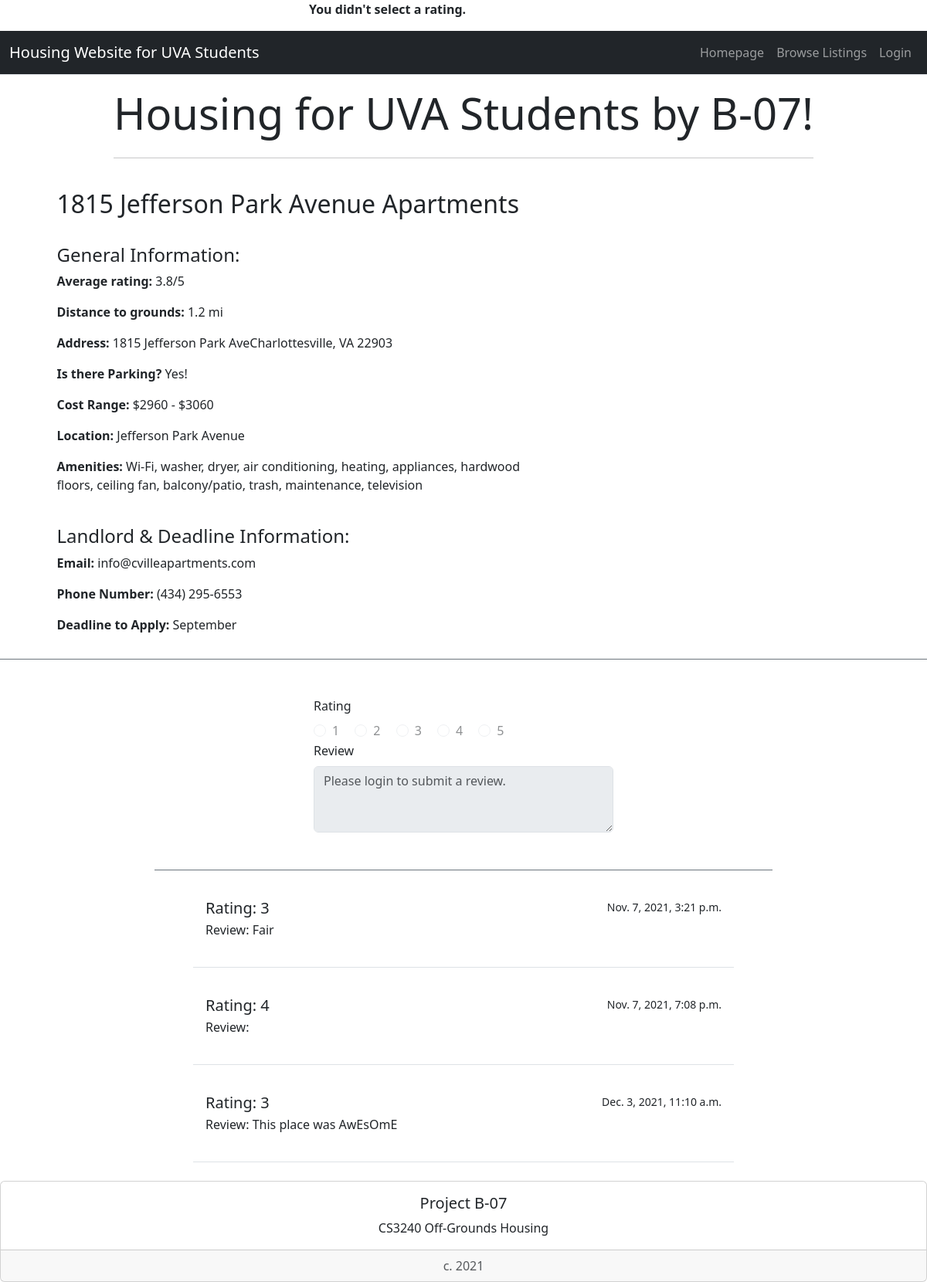
The app's page /housing/7/review_submit/, older data.
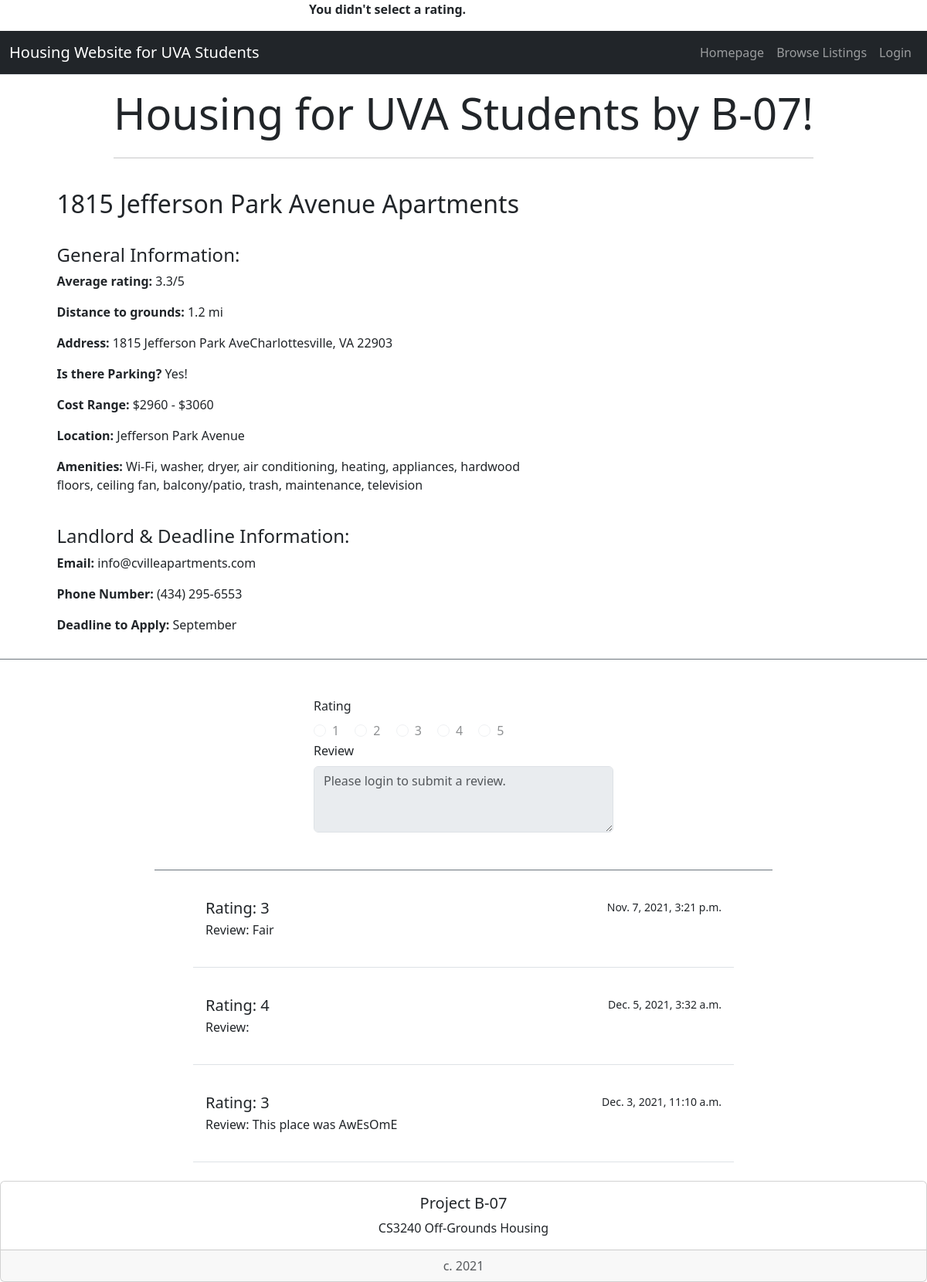
The same page, newer data.
### housing/models.py (models this page shows, shortened)
class StudentHousing(models.Model):
    name = models.CharField(max_length=200)
    distToGrounds = models.FloatField(default=0)
    parking = models.BooleanField()
    minCost = models.IntegerField(default=0)
    maxCost = models.IntegerField(default=0)
    location = models.TextField(max_length=200, null=True)
    landlordEmail = models.CharField(max_length=200, null=True)
    landlordPhone = models.CharField(max_length=200, null=True)
    amenities = models.TextField(max_length=200, null=True)
    deadline = models.CharField(max_length=200, null=True)
    averageRating = models.FloatField(default=0)
    address = models.TextField(max_length=200, null=True)
    image = models.ImageField(blank=True, null=True) #makes it optional to include an image
    lat = models.FloatField(blank=True, null=True) #leave blank
    long = models.FloatField(blank=True, null=True) #leave blank

class Review(models.Model):
    house = models.ForeignKey(StudentHousing, on_delete=models.CASCADE)
    rating = models.IntegerField(default=0)
    comment = models.TextField(max_length=200, default="")
    pub_date = models.DateTimeField('date published')

### housing/views.py (the view, shortened to what this page needs)
# urls.py: path('<int:housing_id>/review_submit/', views.review_submit, name='review_submit'),
def review_submit(request, housing_id):
    housing = get_object_or_404(StudentHousing, pk=housing_id)
    try:
        selected_choice = int(request.POST['rating'])
        if selected_choice is None:
            raise ValueError()
    except (KeyError, ValueError):
        return render(request, 'housing/studentHousingOption.html', {
            'studenthousing': housing,
            'error_message': "You didn't select a rating.",
        })

### housing/templates/housing/studentHousingOption.html (shortened to what the changed rows need)
<!doctype html>
<link href='https://api.mapbox.com/mapbox-gl-js/v2.3.1/mapbox-gl.css' rel='stylesheet' /> {% load bootstrap5 %} {% bootstrap_css %} {% bootstrap_javascript %} {% load socialaccount %}
<div class="container">
    <div class="col d-flex justify-content-center">
        <div class="jumbotron">
            <h1 class="display-4">Housing for UVA Students by B-07!</h1>
        </div>
    </div>
</div>
{% if studenthousing %}
    <div class="row border-bottom border-secondary">
        <div class="col-sm-7">
             <div class="offset-sm-1">
                <div class="card border-0">
                    <div class="card-body">
                        <h2>{{ studenthousing.name }}</h2>
                        <br>
                        <h4>General Information:</h4>
                        {% if studenthousing.averageRating == 0.0 %}
                            <p class='card-text'><b>Average rating: </b>No ratings yet</p>
                        {% else %}
                            <p class='card-text'><b>Average rating: </b>{{ studenthousing.averageRating }}/5</p>
                        {% endif %}
                        <p class='card-text'><b>Distance to grounds:</b> {{ studenthousing.distToGrounds }} mi</p>
                        <p class='card-text'><b>Address: </b>{{ studenthousing.address }}</p>
                        {% if studenthousing.parking == True %}
                            <p class='card-text'><b>Is there Parking? </b> Yes!</p>
                        {% else %}
                            <p class='card-text'><b>Is there Parking? </b> No</p>
                        {% endif %}
                        <p class='card-text'><b>Cost Range: </b>${{ studenthousing.minCost }} - ${{ studenthousing.maxCost }}</p>
                        <p class='card-text'><b>Location: </b>{{ studenthousing.location }}</p>
                        <p class='card-text'><b>Amenities: </b>{{ studenthousing.amenities }}</p>
                        <br>
                        <h4>Landlord & Deadline Information:</h4>
                        <p class='card-text'><b>Email: </b>{{ studenthousing.landlordEmail }}</p>
                        <p class='card-text'><b>Phone Number: </b>{{ studenthousing.landlordPhone }}</p>
                        <p class='card-text'><b>Deadline to Apply: </b>{{ studenthousing.deadline }}</p>
                    </div>
                </div>
            </div>
        </div>
        <div class="col-sm-5">
            <div class="col-sm-11">
                <div class="card border-0">
                    <div class="card-body">
                        <br><br><br>
                        <div id='map' style='width: 500px; height: 400px; margin: auto'></div>
                    </div>
                </div>
            </div>
        </div>
    </div>
{% else %}
<p>No housing details are available.</p>
{% endif %}<br>
<div class="list-group list-group-flush">
    {% for review in studenthousing.review_set.all %}
    <div class="list-group-item" style="margin-left: 250px; margin-right: 250px; margin-top: 5px;">
        <div class="d-flex w-100 justify-content-between">
            <h5 class="mb-1">Rating: {{review.rating}}</h5>
            <small>{{review.pub_date}}</small>
        </div>
        <p class="mb-1">Review: {{review.comment}}<br><br></p>
    </div><br> {% endfor %}
</div>

Row changes from the older to the newer data that the page shows:
changed StudentHousing "1815 Jefferson Park Avenue Apartments": averageRating "3.8" → "3.3"
changed Review: pub_date "Nov. 7, 2021, 7:08 p.m." → "Dec. 5, 2021, 3:32 a.m."
